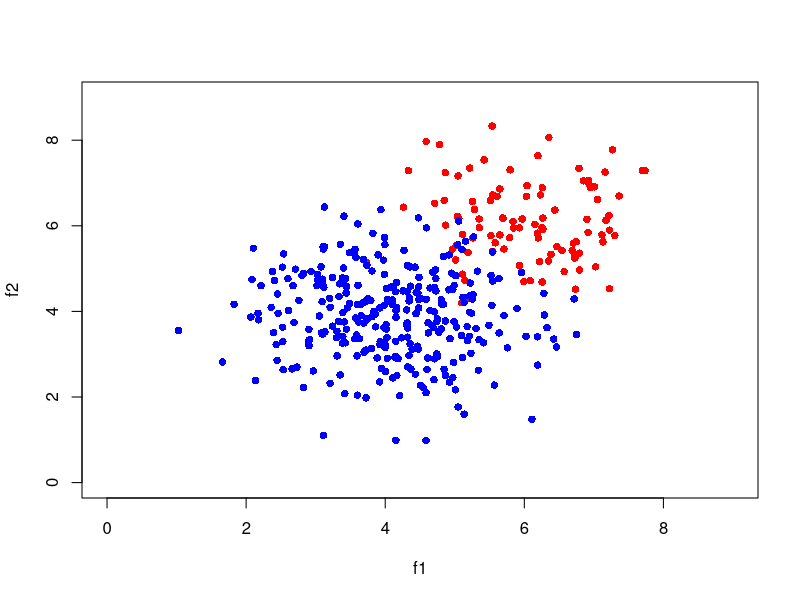
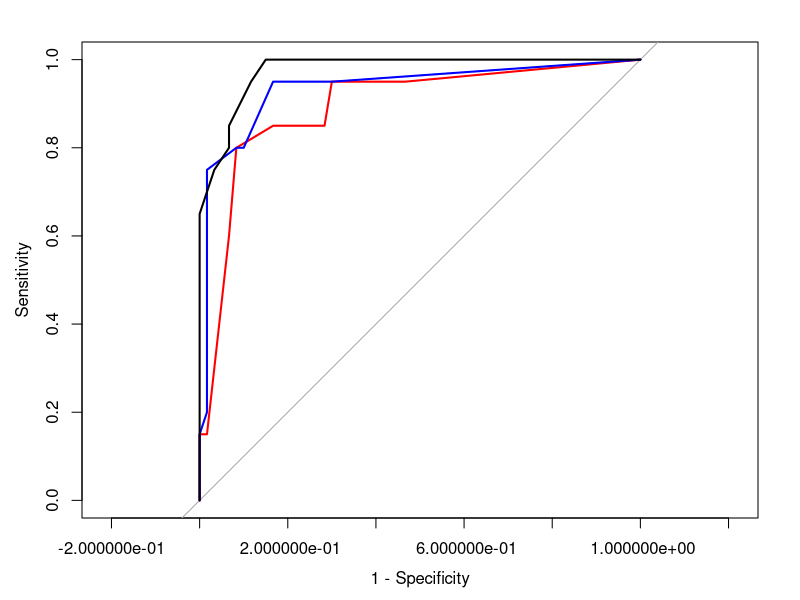
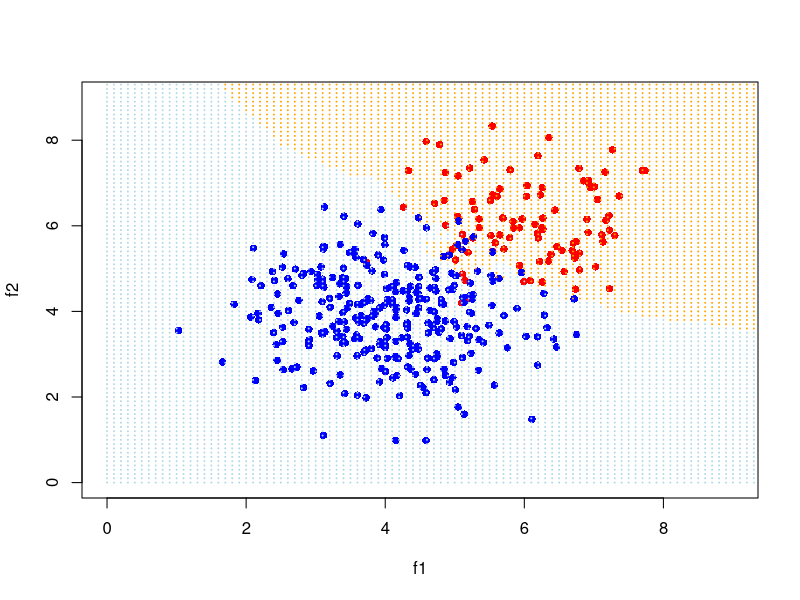

These figures' R source, in order:
## ---- chunk 1
# create positive class sample with 2 descriptive features
set.seed(3)
f1 <- rnorm(100, mean=6, sd = 1)
set.seed(4)
f2 <- rnorm(100, mean=6, sd = 1)
P.data <- cbind(f1, f2)

# create positive class sample with 2 descriptive features
set.seed(7)
f1 <- rnorm(300, mean=4, sd = 1)
set.seed(8)
f2 <- rnorm(300, mean=4, sd = 1)
N.data <- cbind(f1, f2)

# combine all samples
data.mat <- data.frame(rbind(P.data, N.data), Class=rep(c("P", "N"), time=c(nrow(P.data), nrow(N.data))))
rownames(data.mat) <- paste("s", 1:(nrow(P.data)+nrow(N.data)), sep="")

# plot data
plot(P.data, col="red", pch=16, ylim=c(0, 9), xlim=c(0, 9))
points(N.data, col="blue", pch=16)
## ---- chunk 2
# Load the "caret" package. This package is used to partition data, training and test classification models etc.
library(caret)
set.seed(1)
inTrain <- createDataPartition(data.mat$Class, p = .8)[[1]]
dataTrain <- data.mat[ inTrain, ]
dataTest  <- data.mat[-inTrain, ]
## ---- chunk 3
# Here we create a logistic regression model using the train() function. For the "method" parameter, "glm" stands for "generalized linear model" and using "glm" correspond to calling the "glm" package. This call will produce a logistic regression model.
# The trControl parameter gives control of what methods to be used for evaluating and selecting model and how many times such procedure will be repeated. We will introduce model evaluation and selection in later lectures.
set.seed(1)
KNN1 <- train(Class ~ f1,
                     data = dataTrain,
                     method = "knn",
                     trControl = trainControl(method = "repeatedcv", 
                                              repeats = 5))

## Print diagnostic and summary information and statistics fo the model 
KNN1
summary(KNN1)
## ---- chunk 4
set.seed(1)
KNN2 <- train(Class ~ f2,
                     data = dataTrain,
                     method = "knn",
                     trControl = trainControl(method = "repeatedcv", 
                                              repeats = 5))
KNN2
summary(KNN2)
## ---- chunk 5
# Notice that we used the training set of the data to training this and the above two KNN models.
set.seed(1)
KNNFull <- train(Class ~ .,
                     data = dataTrain,
                     method = "knn",
                     trControl = trainControl(method = "repeatedcv", 
                                              repeats = 5))

KNNFull
summary(KNNFull)
# Using $ sign to extract the model selected by our "trControl" procedure and print its information
KNNFull$finalModel
## ---- chunk 6
# Create prediction function that takes in a KNN model and extract some prediction information from this model on predicting test set and subsequently return these prediction information.
PredictFunc <- function(model) {
  results <- data.frame(obs = dataTest$Class)
  results$prob <- predict(model, dataTest, type = "prob")[, "P"]
  results$pred <- predict(model, dataTest)
  results$Label <- ifelse(results$obs == "P",
                              "True Outcome: positive", 
                              "True Outcome: negative")
  return(results)
}

# Now use the three models that we created above to perform classification on the test set of the data. 
results1 <- PredictFunc(KNN1)
results2 <- PredictFunc(KNN2)
resultsFull <- PredictFunc(KNNFull)
## ---- chunk 7
# perform evaluation using pROC package
library(pROC)
ROC1 <- roc(results1$obs, results1$prob)
ROC2 <- roc(results2$obs, results2$prob)
ROCFull <- roc(resultsFull$obs, resultsFull$prob)

# calling some useful function to evaluate a model
auc(ROC1)
ci.auc(ROC1)
auc(ROC2)
ci.auc(ROC2)
auc(ROCFull)
ci.auc(ROCFull)

# visualize and compare performance using ROC curve. Note ROC curve stands for "receiver operating characteristic" curve
plot(ROC1, legacy.axes = TRUE, col="red")
plot(ROC2, legacy.axes = TRUE, col="blue", add=TRUE)
plot(ROCFull, legacy.axes = TRUE, col="black", add=TRUE)
## ---- chunk 8
# plot data
plot(P.data, col="red", pch=16, ylim=c(0, 9), xlim=c(0, 9))
points(N.data, col="blue", pch=16)

# mapping decision boundary
for(x in seq(0, 10, by=0.1)){
  for(y in seq(0, 10, by=0.1)){
    t <- cbind(x, y)
    colnames(t) <- c("f1", "f2")
    if(predict(KNNFull, t) == 'N') {
      points(x, y, col="lightblue", cex=0.1)
    } else {
      points(x, y, col="orange", cex=0.1)
    }
  }
}

# output session information
sessionInfo()
